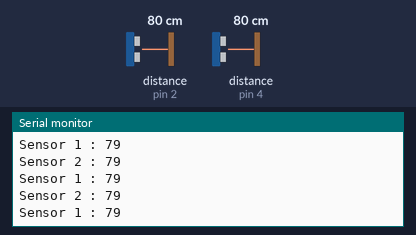
The sketch below on a simulated Arduino Uno, built with avr-gcc and run on an emulated ATmega328P. Parts: the last lines printed to the serial monitor. Wiring (inferred from the names in the program): 2 × ultrasonic range finder: trigger pin 3, echo pin 2 / trigger pin 5, echo pin 4. Inputs (shaded band) come from the test bench; at power-on: distance to the obstacle (sensors on pin 2, pin 4) 80 cm. The echo pulse lasts 58.3 µs per cm.

Above: at 1.2 s.
1.3 s: distance to the obstacle (sensor on pin 2) set to 120 cm
At 2.2 s:
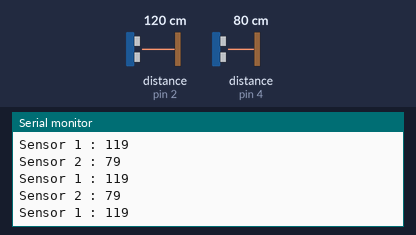
4.3 s: distance to the obstacle (sensor on pin 2) set to 18 cm
At 4.9 s:
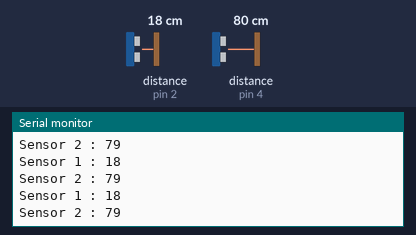
7.3 s: distance to the obstacle (sensor on pin 4) set to 2 cm
At 8.3 s:
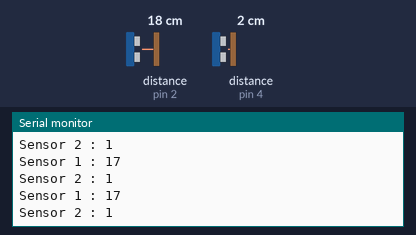
10.3 s: distance to the obstacle (sensor on pin 4) set to 18 cm
At 11.3 s:
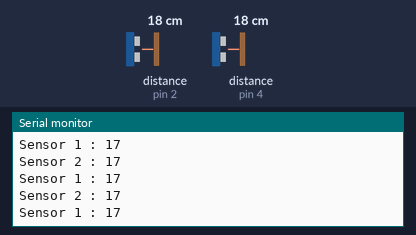
13.3 s: distance to the obstacle (sensor on pin 2) set to 2 cm
At 14.1 s:
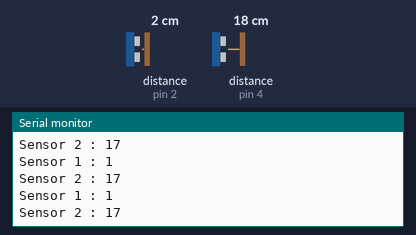
Timing chart, 0 to 16.3 s (numbered marks = the images above; inputs shaded):
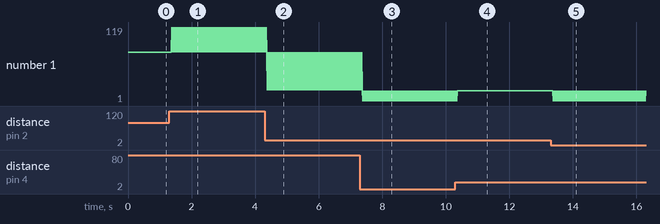

Measured:
- after the input at 1.3 s, the serial monitor: prints a new line after 0.08 s (image 1)
- after the input at 4.3 s, the serial monitor: prints a new line after 0.08 s (image 2)
- after the input at 7.3 s, the serial monitor: prints a new line after 0.09 s (image 3)
- after the input at 10.3 s, the serial monitor: prints a new line after 0.07 s (image 4)
- after the input at 13.3 s, the serial monitor: prints a new line after 0.08 s (image 5)
- plotted number 1: 79 → 17 after the input at 7.3 s

The sketch:

double_uplain.ino
```cpp
int TriggerPIN1 = 3;
int EchoPIN1 = 2;
int TriggerPIN2 = 5;
int EchoPIN2 = 4;

int const buzzPin = 13;

void setup(){
  pinMode(TriggerPIN1,OUTPUT);
  pinMode(EchoPIN2,INPUT);
  pinMode(TriggerPIN2,OUTPUT);
  pinMode(EchoPIN2,INPUT);
  Serial.begin(9600);
  }

void loop(){
  digitalWrite(TriggerPIN1,LOW);
  delayMicroseconds(2);
  digitalWrite(TriggerPIN1,HIGH);
  delayMicroseconds(2);
  digitalWrite(TriggerPIN1,LOW);

  long timedelay = pulseIn(EchoPIN1,HIGH);
  int distance1 = 0.0343 * (timedelay/2);

  if (distance1 <= 20 && distance1 >= 0) {
      // Buzz
      digitalWrite(buzzPin, HIGH);
    } else {
      // Don't buzz
      digitalWrite(buzzPin, LOW);
    }
    // Waiting 60 ms won't hurt any one

  Serial.print("Sensor 1 : ");
  Serial.println(distance1);

  delayMicroseconds(2);

  digitalWrite(TriggerPIN2,LOW);
  delayMicroseconds(2);
  digitalWrite(TriggerPIN2,HIGH);
  delayMicroseconds(2);
  digitalWrite(TriggerPIN2,LOW);

  long td = pulseIn(EchoPIN2,HIGH);
  int distance2 = 0.0343 * (td/2);

   if (distance2 <= 20 && distance2 >= 0) {
      // Buzz
      digitalWrite(buzzPin, HIGH);
    } else {
      // Don't buzz
      digitalWrite(buzzPin, LOW);
    }
    // Waiting 60 ms won't hurt any one

  Serial.print("Sensor 2 : ");
  Serial.println(distance2);
  }
```
